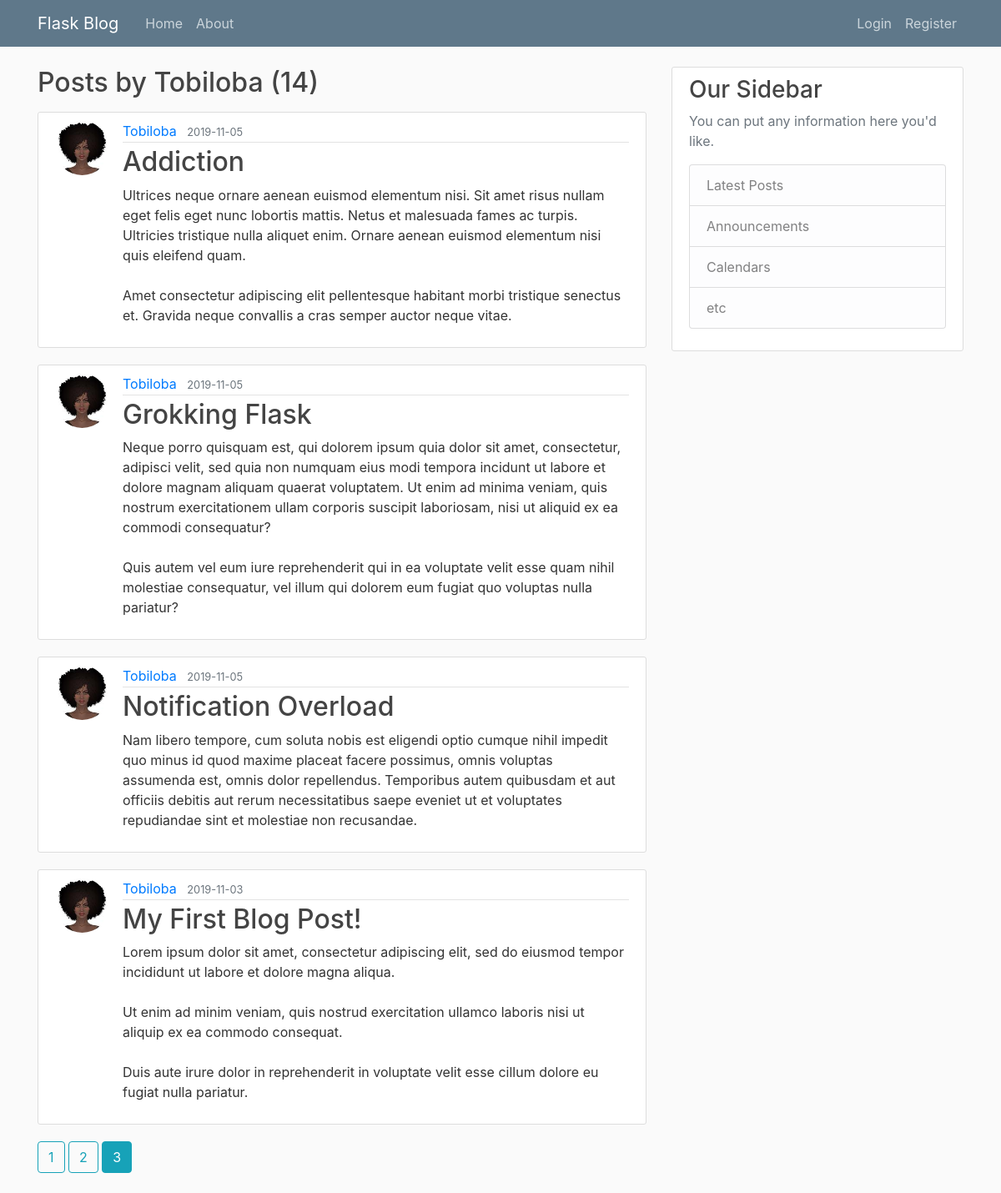
The page /user/Tobiloba?page=3 on the database its author committed.
### flaskblog/models.py (models this page shows, shortened)
class User(db.Model, UserMixin):
    id = db.Column(db.Integer, primary_key=True)
    username = db.Column(db.String(20), unique=True, nullable=False)
    email = db.Column(db.String(120), unique=True, nullable=False)
    image_file = db.Column(db.String(20), nullable=False, default='default.jpg')
    password = db.Column(db.String(60), nullable=False)
    posts = db.relationship('Post', backref='author', lazy=True)

class Post(db.Model):
    id = db.Column(db.Integer, primary_key=True)
    title = db.Column(db.String(100), nullable=False)
    date_posted = db.Column(db.DateTime, nullable=False, default=datetime.utcnow)
    content = db.Column(db.Text(), nullable=False)
    user_id = db.Column(db.Integer, db.ForeignKey('user.id'), nullable=False)

### flaskblog/routes.py (the view)
@app.route('/user/<string:username>')
def author_posts(username):
    page = request.args.get('page', 1, type=int)
    user = User.query.filter_by(username=username).first_or_404()
    posts = Post.query.filter_by(author=user)\
        .order_by(Post.date_posted.desc())\
        .paginate(page=page, per_page=5) #'\' is used to break code into new lines
    return render_template('author_posts.html', posts=posts, user=user)

### flaskblog/templates/author_posts.html
{% extends "layout.html" %}
{% block content %}
    <h2 class="mb-3">Posts by {{ user.username }} ({{ posts.total }})</h2>
    {% for post in posts.items %}
        <article class="media content-section">
          <img src="{{ url_for('static', filename='profile_pictures/' + post.author.image_file) }}" alt="user profile picture" class="rounded-circle article-img">
          <div class="media-body">
            <div class="article-metadata">
              <a class="mr-2" href="{{ url_for('author_posts', username=post.author.username) }}">{{ post.author.username }}</a>
              <small class="text-muted">{{ post.date_posted.strftime('%Y-%m-%d') }}</small>
            </div>
            <h2><a class="article-title" href="{{ url_for('post', post_id=post.id) }}">{{ post.title }}</a></h2>
            <p class="article-content">{{ post.content }}</p>
          </div>
        </article>
    {% endfor %}
    {% for page_num in posts.iter_pages(left_edge=1, right_edge=1, left_current=1, right_current=2) %}
        {% if page_num  %}
            {% if posts.page == page_num %}
                <a href="{{ url_for('author_posts', username=user.username, page=page_num) }}" class="btn btn-info mb-4">{{ page_num }}</a>
            {% else %}
                <a href="{{ url_for('author_posts', username=user.username, page=page_num) }}" class="btn btn-outline-info mb-4">{{ page_num }}</a>
            {% endif %}
        {% else %}
            ...
        {% endif  %}
    {% endfor %}
{% endblock content %}

### flaskblog/static/main.css (style rules this page uses)
body { background: #fafafa; color: #333333; margin-top: 5rem; }
h1, h2, h3, h4, h5, h6 { color: #444444; }
.content-section { background: #ffffff; padding: 10px 20px; border: 1px solid #dddddd; border-radius: 3px; margin-bottom: 20px; }
.article-title { color: #444444; }
.article-content { white-space: pre-line; }
.article-img { height: 65px; width: 65px; margin-right: 16px; }
.article-metadata { padding-bottom: 1px; margin-bottom: 4px; border-bottom: 1px solid #e3e3e3 }

### rows shown on the page
User: username "Tobiloba"
Post: image_file (picture), author.username "Tobiloba", date_posted "2019-11-05", title "Addiction", content "Ultrices neque ornare aenean euismod elementum nisi. Sit amet risus nullam eget felis eget nunc lobortis mattis. Netus et malesuada fames ac turpis. Ultricies tristique nulla aliquet enim. Ornare aenean euismod elementum nisi quis eleifend quam. Amet consectetur adipiscing elit pellentesque habitant morbi tristique senectus et. Gravida neque convallis a cras semper auctor neque vitae."
Post: image_file (picture), author.username "Tobiloba", date_posted "2019-11-05", title "Grokking Flask", content "Neque porro quisquam est, qui dolorem ipsum quia dolor sit amet, consectetur, adipisci velit, sed quia non numquam eius modi tempora incidunt ut labore et dolore magnam aliquam quaerat voluptatem. Ut enim ad minima veniam, quis nostrum exercitationem ullam corporis suscipit laboriosam, nisi ut aliquid ex ea commodi consequatur? Quis autem vel eum iure reprehenderit qui in ea voluptate velit esse quam nihil molestiae consequatur, vel illum qui dolorem eum fugiat quo voluptas nulla pariatur?"
Post: image_file (picture), author.username "Tobiloba", date_posted "2019-11-05", title "Notification Overload", content "Nam libero tempore, cum soluta nobis est eligendi optio cumque nihil impedit quo minus id quod maxime placeat facere possimus, omnis voluptas assumenda est, omnis dolor repellendus. Temporibus autem quibusdam et aut officiis debitis aut rerum necessitatibus saepe eveniet ut et voluptates repudiandae sint et molestiae non recusandae."
Post: image_file (picture), author.username "Tobiloba", date_posted "2019-11-03", title "My First Blog Post!", content "Lorem ipsum dolor sit amet, consectetur adipiscing elit, sed do eiusmod tempor incididunt ut labore et dolore magna aliqua. Ut enim ad minim veniam, quis nostrud exercitation ullamco laboris nisi ut aliquip ex ea commodo consequat. Duis aute irure dolor in reprehenderit in voluptate velit esse cillum dolore eu fugiat nulla pariatur."

### other values the page prints
{{ posts.total }} "14"
{{ page_num }} "1" "2"
{{ page_num }} "3"
